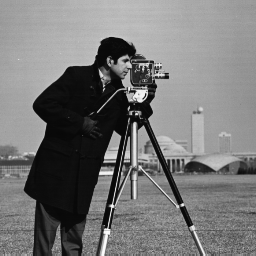
%> input picture project5/cameraman.tif, 256 x 256 px
$ octave ExampleQPSK.m   (GNU Octave 9; MATLAB toolbox functions it lacks are replaced by stand-ins)
%> lines starting %> are read from the running program, lines starting %| are printed output that depends on the picture
%% QPSK Modulator/Demodulator Example
%
%
%  TEXT
%
%  TEXT
%
% This documents describes/implements the QPSK modulation and
% demodulation of a song signal.

%%
%      Prepared for ELEC 301

%%
%     by Alper T. Erdogan

%%
%            *16.03.2020*

%%


%% Program Initialization
%Clear Variables and Close All Figure Windows

% Clear all previous variables
clear
% Close all previous figure windows
close all

%% Read and Display an Example Image
% *cameraman.tif* is an example gray-level image provided my matlab
%

%%
% Load the Cameraman Image
Im = imread('cameraman.tif');
%> Im is the input picture: size 256x256 uint8; min 7, max 253, mean 118.7
% Extract part of the image
Im=Im(51:100,101:150);
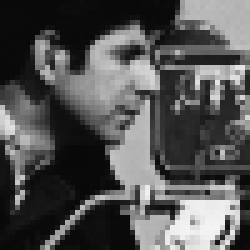
%> Im: size 50x50 uint8 (shown 5 times larger); min 8, max 244, mean 83.6

%%
% Display the image
imshow(Im);


%% Convert Image to  a Binary Vector
% We need to convert the image to a binary bit sequence

%%
% Convert 256x256 image matrix to an image (column) vector (of size 256^2x1) by concatenating columns
Imv=Im(:);
%> Imv = 2500 values, max 244 at index 1896, min 8 at index 44, mean 83.57

%%
% Convert each the number in each row to a binary vector
Imvb=de2bi(Imv);

%%
% Note that *Imvb* has size 256^2x8

%%
% Now generate a row vector containing all bits
Imvbt=Imvb';
s=Imvbt(:)';


%% Generate Modulated Signal
% QPSK Modulated Signal
%

%%
% From the single bit sequence generate a vector sequence
sv=[s(1:2:end);
    s(2:2:end)];


%%
% QPSK Constellation Mapper
% [0;0]-> -1-i
% [0;1]-> -1+i
% [1;0]->  1-i
% [1;1]->  1+i
for k=1:size(sv,2)
    switch num2str(sv(:,k)')
       case '0  0'
            c(k)=-1-i;
        case '1  0'
            c(k)=1-i;
        case '0  1'
            c(k)=-1+i;
        otherwise
            c(k)=1+i;
        end
end
% Normalize the power to 1
c=c/sqrt(2);


%%
% Rectangle Modulation

% Sample Rate
Fsampling=2^19;
% Sample Intervale
Tsampling=1/Fsampling;
% Symbol Rate
Fsymbol=2^13;
% Symbol Period
Tsymbol=1/Fsymbol;
% Number of Samples per Symbol Period
Ns=Tsymbol/Tsampling;

%%
% Baseband Signal (samples)
xb=kron(c,ones(1,Ns));

%%
% Carrier frequency:

%%
% $f_c=60kHz$
fc=60e3; % 60 kHz;

%define Q
Q=(0:pi/10:2*pi);

%% Ber Arrays
BER10=(0:length(Q)-1);
BER1=(0:length(Q)-1);
%%


 for i=1:length(Q)

% Carrier signal:  _

%%
% $c(t)=cos(2\pi f_c t)$

t=(0:1:(length(xb)-1))*Tsampling;
cost=cos(2*pi*fc*t);
sint=sin(2*pi*fc*t);

%%
% Transmitter output

%%
% $x(t)=Re(xb(t))cos(2\pi f_c t)-Im(xb(t))sin(2\pi f_c t)$

x=real(xb).*cost-imag(xb).*sint;


%% Channel Effect
% We add some noise

%%
% First calculate average signal energy (per sample)
sigpow=mean(x.^2);

%%
% Define SNR level in (dB)

 SNR=10;


%%
% Noise Level
NoiseAmp=sqrt(10^(-SNR/10)*sigpow);

%%
% Generate Noise signal as Gaussian Noise
noise=NoiseAmp*randn(1,length(x));

%%
% Noisy received signal

%%
% $y(t)=x(t)+n(t)$
y=x+noise;

%% The QPSK Receiver Processing
% Coherent QPSK Receiver operation

%%
% First extract real component baseband signal

%%
% $u_r(t)=2x(t)cos(2\pi f_c t)$

ur=2*y.*cos((2*pi*fc*t)+Q(i));

%%
% Then low pass filter this signal

%%
% $z_r(t)=u_r(t)*h_{LP}(t)$

%> (the run ends here)
